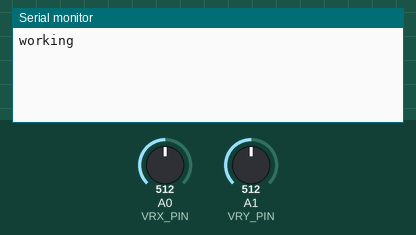
A sketch run on a simulated Arduino Uno, built with avr-gcc and run on an emulated ATmega328P. Shown: the last lines printed to the serial monitor. The inputs (shaded band) are chosen by the test bench; at power-on: A0 (VRX_PIN) = 512, A1 (VRY_PIN) = 512.

Above: at 1.2 s.
1.3 s: A0 (VRX_PIN) set to 415
2.8 s: A0 (VRX_PIN) set to 389
At 3.8 s:
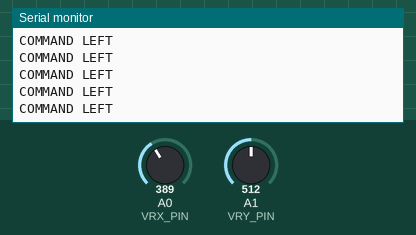
4.7 s: A1 (VRY_PIN) set to 407
7.7 s: A1 (VRY_PIN) set to 383
At 8.5 s:
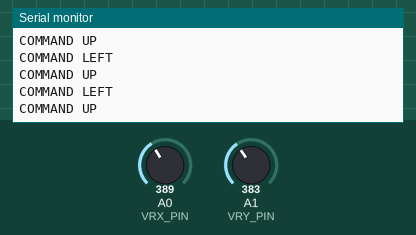

The sketch:

Joystick.ino
```cpp
#define VRX_PIN  A0 // Arduino pin connected to VRX pin
#define VRY_PIN  A1 // Arduino pin connected to VRY pin

#define LEFT_THRESHOLD  400
#define RIGHT_THRESHOLD 800
#define UP_THRESHOLD    400
#define DOWN_THRESHOLD  800

#define COMMAND_NO     0x00
#define COMMAND_LEFT   0x01
#define COMMAND_RIGHT  0x02
#define COMMAND_UP     0x04
#define COMMAND_DOWN   0x08

int xValue = 0 ; // To store value of the X axis
int yValue = 0 ; // To store value of the Y axis
int command = COMMAND_NO;


void setup() {
  Serial.begin(9600);
  Serial.print("working");
}

void loop() {
  // read analog X and Y analog values
  xValue = analogRead(VRX_PIN);
  yValue = analogRead(VRY_PIN);

  // converts the analog value to commands
  // reset commands
  command = COMMAND_NO;

  // check left/right commands
  if (xValue < LEFT_THRESHOLD)
    command = command | COMMAND_LEFT;
  else if (xValue > RIGHT_THRESHOLD)
    command = command | COMMAND_RIGHT;

  // check up/down commands
  if (yValue < UP_THRESHOLD)
    command = command | COMMAND_UP;
  else if (yValue > DOWN_THRESHOLD)
    command = command | COMMAND_DOWN;

  // NOTE: AT A TIME, THERE MAY BE NO COMMAND, ONE COMMAND OR TWO COMMANDS

  // print command to serial and process command
  if (command & COMMAND_LEFT) {
    Serial.println("COMMAND LEFT");
    // TODO: add your task here
  }

  if (command & COMMAND_RIGHT) {
    Serial.println("COMMAND RIGHT");
    // TODO: add your task here
  }

  if (command & COMMAND_UP) {
    Serial.println("COMMAND UP");
    // TODO: add your task here
  }

  if (command & COMMAND_DOWN) {
    Serial.println("COMMAND DOWN");
    // TODO: add your task here
  }
}
```

Measured:
- the behaviour switches between 400 and 399 on A0 (VRX_PIN) (found by bisection; images 0 and 1)
- the behaviour switches between 400 and 399 on A1 (VRY_PIN) (found by bisection; images 1 and 2)
- after the input at 2.8 s, the serial monitor: prints a new line at once (image 1)
- after the input at 7.7 s, the serial monitor: prints a new line after 0.09 s (image 2)
